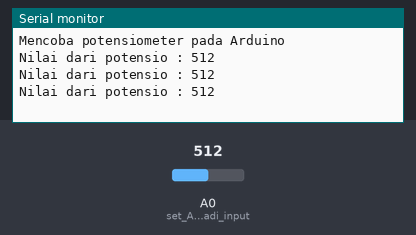
Recording of a sketch running on a simulated Arduino Uno, built with avr-gcc and run on an emulated ATmega328P. Parts: the last lines printed to the serial monitor. Inputs (shaded band) come from the test bench; at power-on: A0 (set_A0_menjadi_input) = 512.

Above: at 1.3 s.
1.4 s: A0 (set_A0_menjadi_input) set to 716
At 1.9 s:
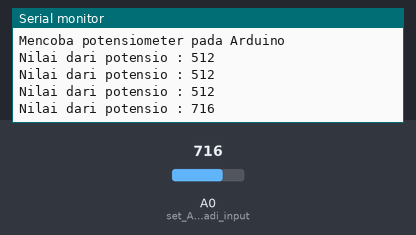
2.9 s: A0 (set_A0_menjadi_input) set to 900
At 3.4 s:
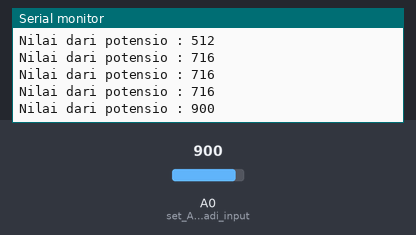
Timing chart, 0 to 5.9 s (numbered marks = the images above; inputs shaded):
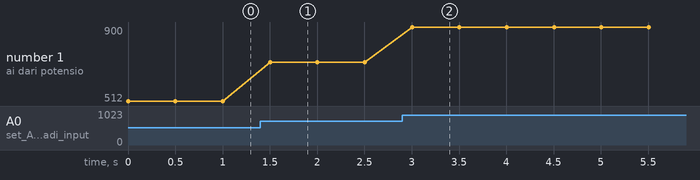

The sketch:

TUTORIAL_Potensio_1.ino
```cpp
/*
 * TUTORIAL POTENSIOMETER PADA ARDUINO
 *
 * Pinout (dari kiri ke kanan potensiometer) :
 * GND,A0,VCC
 *
 * Untuk membaca nilai dari pin analog (nilai 0 - 1023)
 */

void setup() {
  pinMode(A0,INPUT); //set A0 menjadi input
  Serial.begin(115200); //memulai komunikasi serial pada baud rate 115200
  Serial.println("Mencoba potensiometer pada Arduino");
}

void loop() {
  int hasil = analogRead(A0); //ambil data nilai A0 dan simpan ke variabel hasil
  Serial.println("Nilai dari potensio : " + String(hasil)); //tampilkan pada serial monitor
  delay(500);  //jeda waktu 500 mS
}
```

Measured:
- after the input at 1.4 s, the serial monitor: prints a new line after 0.10 s (image 1)
- after the input at 2.9 s, the serial monitor: prints a new line after 0.10 s (image 2)
- plotted number 1: 512 → 716 after the input at 1.4 s, 716 → 900 after the input at 2.9 s
